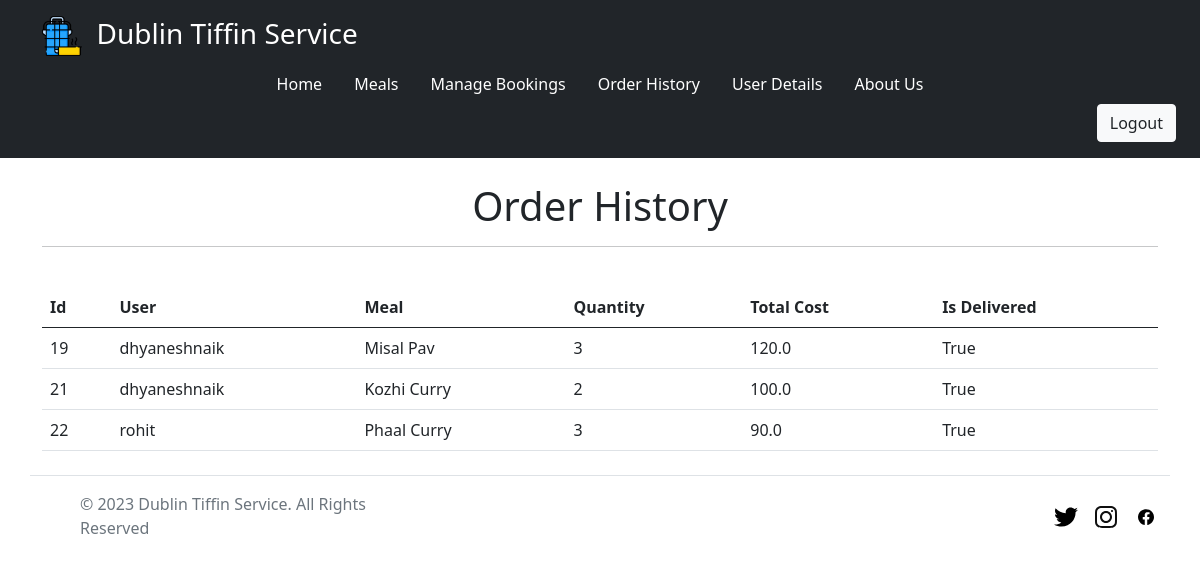
Page /bookings/order_history (signed in) on the committed database.
### bookings/models.py (models this page shows)
class Bookings(models.Model):
    user_id = models.ForeignKey(User, on_delete=models.CASCADE)
    meal_id = models.ForeignKey(Meals, on_delete=models.CASCADE)
    quantity = models.IntegerField()
    total_cost = models.FloatField()
    is_delievered = models.BooleanField()

### meals/models.py (models this page shows)
class Meals(models.Model):
    name = models.CharField(max_length=100)
    description = models.TextField()
    cost = models.IntegerField()
    image = models.ImageField(upload_to="static/meal_images/")
    is_veg = models.BooleanField()
    def __str__(self):
        return self.name

### bookings/views.py (the view)
# urls.py: path('order_history', views.order_history, name='order_history'),
@login_required
@require_http_methods(["GET"])
def order_history(request):
    try:
        if request.user.username == 'admin':
            data = Bookings.objects.filter(is_delievered=True)
        else:
            data = Bookings.objects.filter(is_delievered=True, user_id=request.user.id)
        return render(request, 'bookings/order_history.html', {'bookings': data})
    except Exception:
        return redirect(handler500)

### templates/bookings/order_history.html (shortened to what this page needs)
{% extends '_partials/base.html' %}
{% block body %}
<div class="container">
      <br>
      <h1 class="text-center">Order History</h1>
      <hr>
      <br>
      <table class="table able-striped table-hover">
            <thead>
                  <tr>
                        <th scope="col">Id</th>
                        <th scope="col">User</th>
                        <th scope="col">Meal</th>
                        <th scope="col">Quantity</th>
                        <th scope="col">Total Cost</th>
                        <th scope="col">Is Delivered</th>
                  </tr>
            </thead>
            <tbody>
                  {% for booking in bookings %}
                  <tr>
                        <td scope="row">{{ booking.id }}</td>
                        <td>{{ booking.user_id }}</td>
                        <td>{{ booking.meal_id }}</td>
                        <td>{{ booking.quantity }}</td>
                        <td>{{ booking.total_cost }}</td>
                        <td>{{ booking.is_delievered }}</td>
                  </tr>
                  {% endfor %}
            </tbody>
      </table>
</div>
{% endblock %}

### rows in the picture
Bookings: id "19", user_id "dhyaneshnaik", meal_id "Misal Pav", quantity "3", total_cost "120.0", is_delievered "True"
Bookings: id "21", user_id "dhyaneshnaik", meal_id "Kozhi Curry", quantity "2", total_cost "100.0", is_delievered "True"
Bookings: id "22", user_id "rohit", meal_id "Phaal Curry", quantity "3", total_cost "90.0", is_delievered "True"
